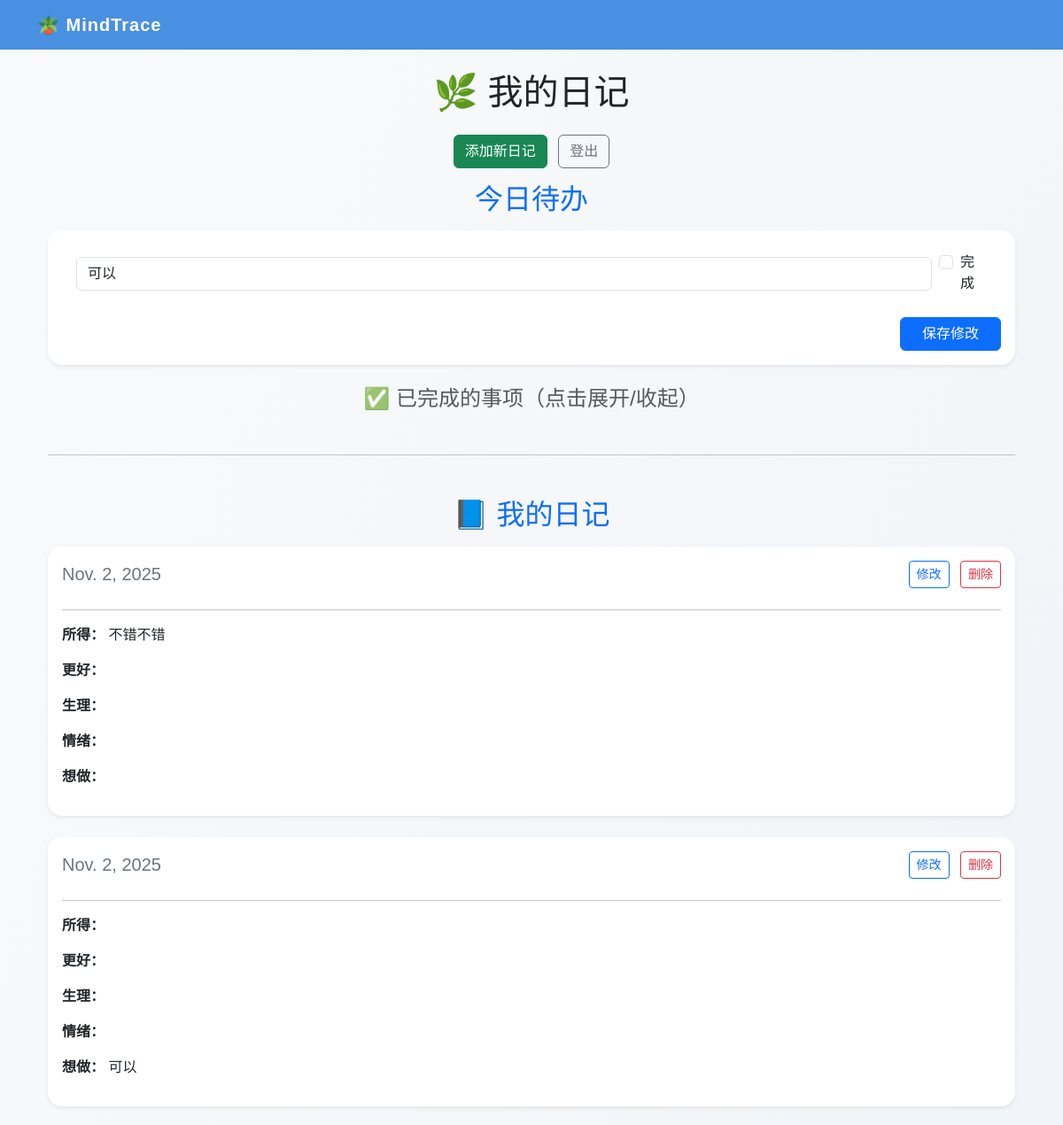
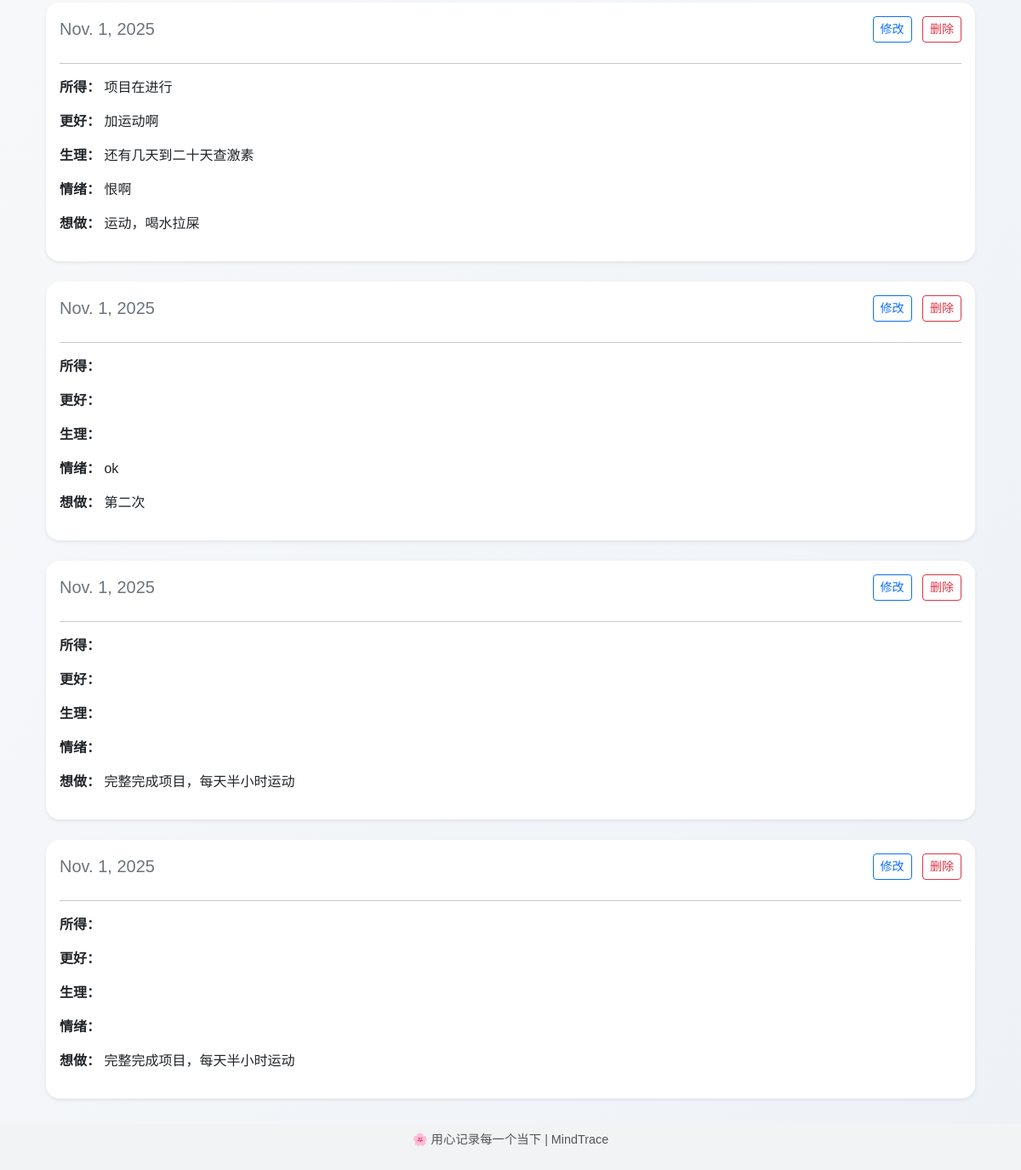
Page /entries/ (signed in) on the earlier database version (2 pictures, top to bottom).
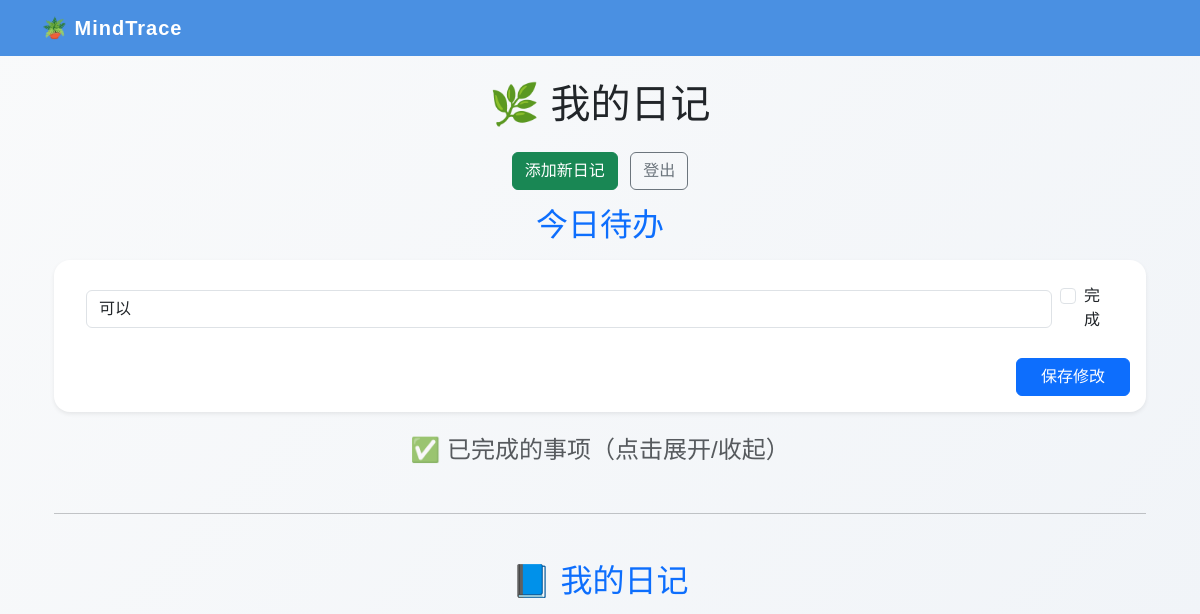
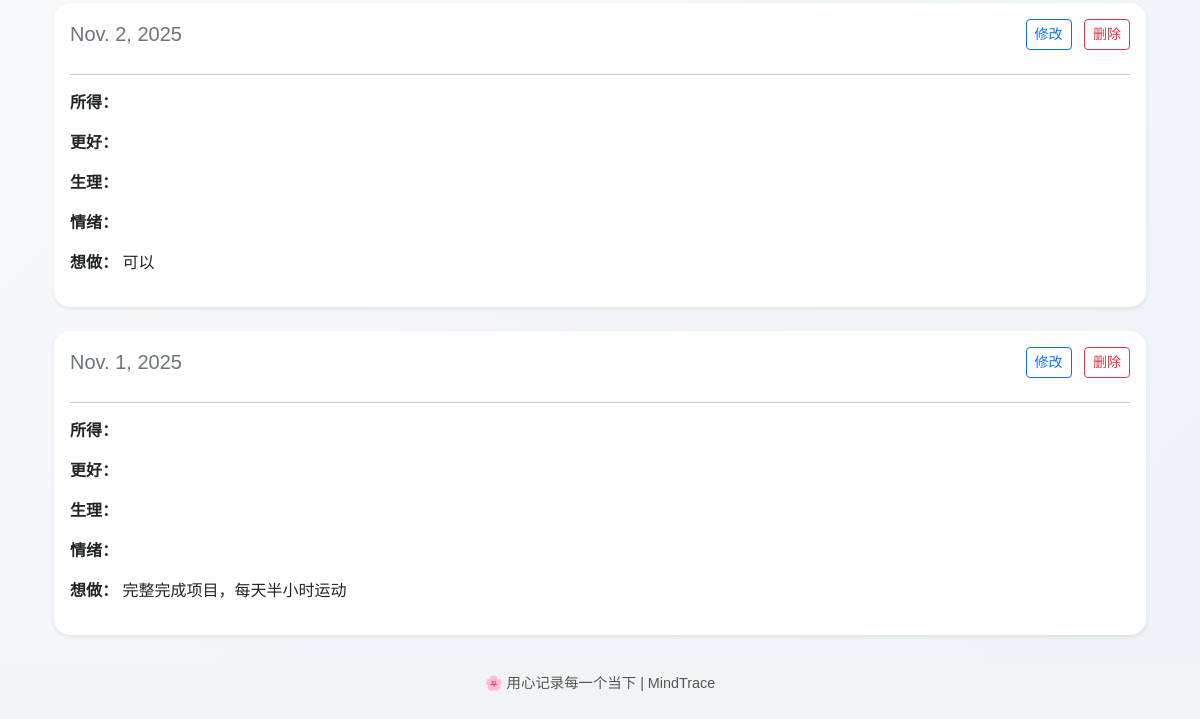
Same page on the later database version (2 pictures, top to bottom).
### entries/models.py (models this page shows, shortened)
class Entry(models.Model):
    user = models.ForeignKey(User, on_delete=models.CASCADE)
    date = models.DateField(auto_now_add=True)
    想做 = models.TextField(blank=True, null=True)
    所得 = models.TextField(blank=True, null=True)
    更好 = models.TextField(blank=True, null=True)
    生理 = models.TextField(blank=True, null=True)
    情绪 = models.TextField(blank=True, null=True)
    image = models.ImageField(upload_to='images/', blank=True, null=True)
    audio = models.FileField(upload_to='audio/', blank=True, null=True)
    想做完成 = models.BooleanField(default=False)

### entries/views.py (the view, shortened to what this page needs)
# urls.py: path('', views.entry_list, name='entry_list'),
@login_required
def entry_list(request):
    todos_incomplete = Entry.objects.filter(user=request.user, 想做__isnull=False).exclude(想做='').filter(想做完成=False).order_by('-date')
    todos_complete = Entry.objects.filter(user=request.user, 想做__isnull=False).exclude(想做='').filter(想做完成=True).order_by('-date')
    entries = Entry.objects.filter(user=request.user).order_by('-date')
    return render(request, 'entries/entry_list.html', {
        'todos_incomplete': todos_incomplete,
        'todos_complete': todos_complete,
        'entries': entries
    })

### entries/templates/entries/entry_list.html (shortened to what this page needs)
{% extends 'base.html' %}
{% block content %}
<div class="container">
    <h1 class="text-center mb-4">🌿 我的日记</h1>
    <div class="text-center mb-3">
        <a href="{% url 'add_entry' %}" class="btn btn-success me-2">添加新日记</a>
        <a href="{% url 'logout' %}" class="btn btn-outline-secondary">登出</a>
    </div>
    <h2 class="mb-3 text-center text-primary">今日待办</h2>
    <form method="post">
        <div class="card p-3 shadow-sm">
            <ul class="list-group list-group-flush">
                {% for todo in todos_incomplete %}
                    <li class="list-group-item d-flex justify-content-between align-items-center">
                        <input type="text" name="todo_{{ todo.id }}" value="{{ todo.想做 }}" class="form-control me-2">
                        <div class="form-check">
                            <input type="checkbox" class="form-check-input" name="done_{{ todo.id }}">
                            <label class="form-check-label">完成</label>
                        </div>
                    </li>
                {% empty %}
                    <li class="list-group-item text-center text-muted">暂无未完成事项</li>
                {% endfor %}
            </ul>
            <div class="text-end mt-3">
                <button type="submit" class="btn btn-primary px-4">保存修改</button>
            </div>
        </div>
    </form>
    <h4 class="mt-4 text-muted text-center">
        <a class="text-decoration-none text-muted" data-bs-toggle="collapse" href="#completedTodos" role="button" aria-expanded="false" aria-controls="completedTodos">
            ✅ 已完成的事项（点击展开/收起）
        </a>
    </h4>
    <hr class="my-5">
    <h2 class="mt-5 mb-3 text-center text-primary">📘 我的日记</h2>
    {% for entry in entries %}
        <div class="card p-3 shadow-sm">
            <div class="d-flex justify-content-between align-items-center mb-2">
                <h5 class="mb-0 text-secondary">{{ entry.date }}</h5>
                <div>
                    <a href="{% url 'edit_entry' entry.id %}" class="btn btn-sm btn-outline-primary me-2">修改</a>
                    <a href="{% url 'delete_entry' entry.id %}" class="btn btn-sm btn-outline-danger">删除</a>
                </div>
            </div>
            <hr>
            <p><strong>所得：</strong> {{ entry.所得 }}</p>
            <p><strong>更好：</strong> {{ entry.更好 }}</p>
            <p><strong>生理：</strong> {{ entry.生理 }}</p>
            <p><strong>情绪：</strong> {{ entry.情绪 }}</p>
            <p><strong>想做：</strong> {{ entry.想做 }}</p>
        </div>
    {% empty %}
        <p class="text-center text-muted mt-4">你还没有任何日记。</p>
    {% endfor %}
</div>
{% endblock %}

### entries/templates/base.html (shortened to what this page needs)
<!DOCTYPE html>
<html lang="zh-CN">
<head>
    <link href="https://cdn.jsdelivr.net/npm/bootstrap@5.3.3/dist/css/bootstrap.min.css" rel="stylesheet">
</head>
<body>
    <nav class="navbar navbar-expand-lg navbar-dark">
        <div class="container">
            <a class="navbar-brand" href="{% url 'entry_list' %}">🪴 MindTrace</a>
        </div>
    </nav>
    <div class="container mt-4">
        {% block content %}
        {% endblock %}
    </div>
    <footer>
        <p>🌸 用心记录每一个当下 | MindTrace</p>
    </footer>
</body>
</html>

### entries/templates/base.html (style rules this page uses)
body { background: linear-gradient(to bottom right, #f9fafb, #eef2f7); font-family: "Microsoft YaHei", sans-serif; min-height: 100vh; padding-bottom: 60px; }
.navbar { background-color: #4a90e2; }
.navbar-brand { color: white !important; font-weight: bold; letter-spacing: 1px; }
.card { background-color: white; border: none; border-radius: 1rem; box-shadow: 0 4px 8px rgba(0,0,0,0.08); margin-bottom: 1.5rem; }
footer { position: fixed; bottom: 0; width: 100%; background: #f1f3f4; color: #555; text-align: center; padding: 8px 0; font-size: 0.9rem; }
a { text-decoration: none; }

Differences in the rows shown:
removed Entry: date "Nov. 2, 2025", 所得 "不错不错", shown under "📘 我的日记"
removed Entry: date "Nov. 1, 2025", 所得 "项目在进行", 更好 "加运动啊", 生理 "还有几天到二十天查激素", 情绪 "恨啊", 想做 "运动，喝水拉屎", shown under "📘 我的日记"
removed Entry: date "Nov. 1, 2025", 情绪 "ok", 想做 "第二次", shown under "📘 我的日记"
removed Entry: date "Nov. 1, 2025", 想做 "完整完成项目，每天半小时运动", shown under "📘 我的日记"
